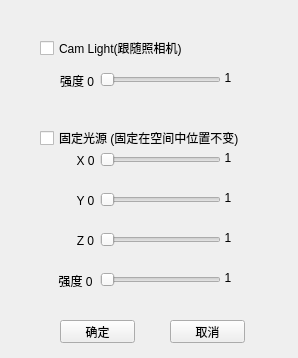
<?xml version="1.0" encoding="UTF-8"?>
<ui version="4.0">
 <class>LightOption</class>
 <widget class="QWidget" name="LightOption">
  <property name="geometry">
   <rect>
    <x>0</x>
    <y>0</y>
    <width>298</width>
    <height>358</height>
   </rect>
  </property>
  <property name="windowTitle">
   <string>场景灯光控制选项</string>
  </property>
  <widget class="QCheckBox" name="CamLightCheckBoxCtrl">
   <property name="geometry">
    <rect>
     <x>40</x>
     <y>40</y>
     <width>171</width>
     <height>16</height>
    </rect>
   </property>
   <property name="text">
    <string>Cam Light(跟随照相机)</string>
   </property>
  </widget>
  <widget class="QLabel" name="label">
   <property name="geometry">
    <rect>
     <x>60</x>
     <y>70</y>
     <width>41</width>
     <height>21</height>
    </rect>
   </property>
   <property name="text">
    <string>强度 0</string>
   </property>
  </widget>
  <widget class="QSlider" name="IntencityOfCamLightCtrl">
   <property name="geometry">
    <rect>
     <x>100</x>
     <y>70</y>
     <width>121</width>
     <height>19</height>
    </rect>
   </property>
   <property name="orientation">
    <enum>Qt::Horizontal</enum>
   </property>
  </widget>
  <widget class="QLabel" name="label_2">
   <property name="geometry">
    <rect>
     <x>220</x>
     <y>70</y>
     <width>16</width>
     <height>16</height>
    </rect>
   </property>
   <property name="text">
    <string>1</string>
   </property>
   <property name="alignment">
    <set>Qt::AlignCenter</set>
   </property>
  </widget>
  <widget class="QCheckBox" name="SceneLightCheckBoxCtrl">
   <property name="geometry">
    <rect>
     <x>40</x>
     <y>130</y>
     <width>221</width>
     <height>16</height>
    </rect>
   </property>
   <property name="text">
    <string>固定光源 (固定在空间中位置不变)</string>
   </property>
  </widget>
  <widget class="QLabel" name="label_3">
   <property name="geometry">
    <rect>
     <x>70</x>
     <y>150</y>
     <width>31</width>
     <height>21</height>
    </rect>
   </property>
   <property name="text">
    <string>X 0</string>
   </property>
   <property name="alignment">
    <set>Qt::AlignCenter</set>
   </property>
  </widget>
  <widget class="QSlider" name="XofSceneLightCtrl">
   <property name="geometry">
    <rect>
     <x>100</x>
     <y>150</y>
     <width>121</width>
     <height>19</height>
    </rect>
   </property>
   <property name="orientation">
    <enum>Qt::Horizontal</enum>
   </property>
  </widget>
  <widget class="QSlider" name="YofSceneLightCtrl">
   <property name="geometry">
    <rect>
     <x>100</x>
     <y>190</y>
     <width>121</width>
     <height>19</height>
    </rect>
   </property>
   <property name="orientation">
    <enum>Qt::Horizontal</enum>
   </property>
  </widget>
  <widget class="QSlider" name="ZofSceneLightCtrl">
   <property name="geometry">
    <rect>
     <x>100</x>
     <y>230</y>
     <width>121</width>
     <height>19</height>
    </rect>
   </property>
   <property name="orientation">
    <enum>Qt::Horizontal</enum>
   </property>
  </widget>
  <widget class="QLabel" name="label_4">
   <property name="geometry">
    <rect>
     <x>220</x>
     <y>150</y>
     <width>16</width>
     <height>16</height>
    </rect>
   </property>
   <property name="text">
    <string>1</string>
   </property>
   <property name="alignment">
    <set>Qt::AlignCenter</set>
   </property>
  </widget>
  <widget class="QLabel" name="label_5">
   <property name="geometry">
    <rect>
     <x>220</x>
     <y>190</y>
     <width>16</width>
     <height>16</height>
    </rect>
   </property>
   <property name="text">
    <string>1</string>
   </property>
   <property name="alignment">
    <set>Qt::AlignCenter</set>
   </property>
  </widget>
  <widget class="QLabel" name="label_6">
   <property name="geometry">
    <rect>
     <x>220</x>
     <y>230</y>
     <width>16</width>
     <height>16</height>
    </rect>
   </property>
   <property name="text">
    <string>1</string>
   </property>
   <property name="alignment">
    <set>Qt::AlignCenter</set>
   </property>
  </widget>
  <widget class="QLabel" name="label_7">
   <property name="geometry">
    <rect>
     <x>70</x>
     <y>190</y>
     <width>31</width>
     <height>21</height>
    </rect>
   </property>
   <property name="text">
    <string>Y 0</string>
   </property>
   <property name="alignment">
    <set>Qt::AlignCenter</set>
   </property>
  </widget>
  <widget class="QLabel" name="label_8">
   <property name="geometry">
    <rect>
     <x>70</x>
     <y>230</y>
     <width>31</width>
     <height>21</height>
    </rect>
   </property>
   <property name="text">
    <string>Z 0</string>
   </property>
   <property name="alignment">
    <set>Qt::AlignCenter</set>
   </property>
  </widget>
  <widget class="QPushButton" name="okButton">
   <property name="geometry">
    <rect>
     <x>60</x>
     <y>320</y>
     <width>75</width>
     <height>23</height>
    </rect>
   </property>
   <property name="text">
    <string>确定</string>
   </property>
  </widget>
  <widget class="QPushButton" name="cancleButton">
   <property name="geometry">
    <rect>
     <x>170</x>
     <y>320</y>
     <width>75</width>
     <height>23</height>
    </rect>
   </property>
   <property name="text">
    <string>取消</string>
   </property>
  </widget>
  <widget class="QSlider" name="IntencityOfSceneLightCtrl">
   <property name="geometry">
    <rect>
     <x>100</x>
     <y>270</y>
     <width>121</width>
     <height>19</height>
    </rect>
   </property>
   <property name="orientation">
    <enum>Qt::Horizontal</enum>
   </property>
  </widget>
  <widget class="QLabel" name="label_9">
   <property name="geometry">
    <rect>
     <x>50</x>
     <y>270</y>
     <width>51</width>
     <height>21</height>
    </rect>
   </property>
   <property name="text">
    <string>强度 0</string>
   </property>
   <property name="alignment">
    <set>Qt::AlignCenter</set>
   </property>
  </widget>
  <widget class="QLabel" name="label_10">
   <property name="geometry">
    <rect>
     <x>220</x>
     <y>270</y>
     <width>16</width>
     <height>16</height>
    </rect>
   </property>
   <property name="text">
    <string>1</string>
   </property>
   <property name="alignment">
    <set>Qt::AlignCenter</set>
   </property>
  </widget>
 </widget>
 <layoutdefault spacing="6" margin="11"/>
 <resources/>
 <connections/>
</ui>
